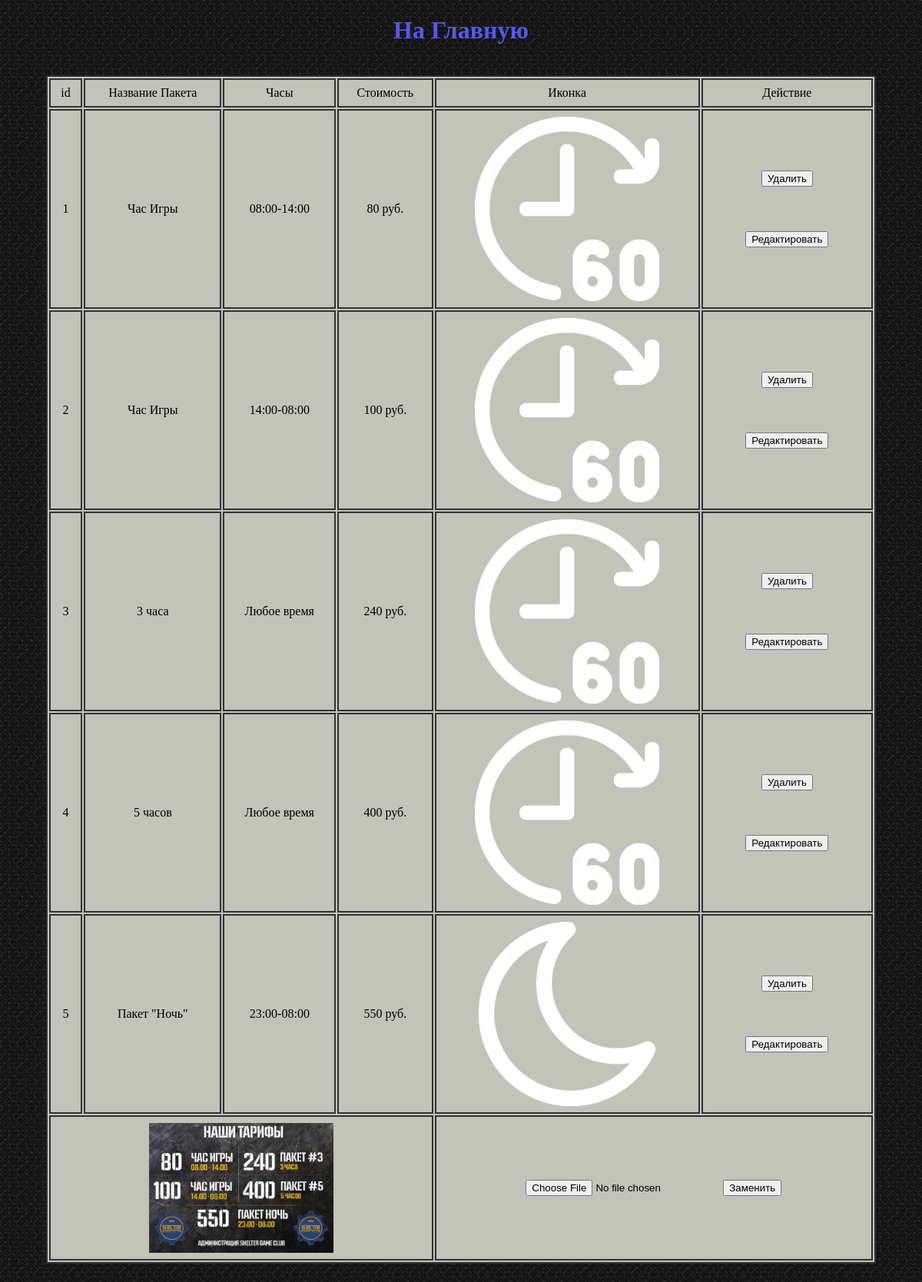
Screenshot of /Admin/adminSite/price/priceEditing.php with the database file from the repository.
### tables this page shows
CREATE TABLE `price` (
  `id` int(20) NOT NULL,
  `PackageName` text NOT NULL,
  `OpeningHours` text NOT NULL,
  `Cost` int(20) NOT NULL,
  `iconLink` text NOT NULL
);

CREATE TABLE `pricelist` (
  `id` int(20) NOT NULL,
  `imageLink` text NOT NULL
);

### Admin/adminSite/price/priceEditing.php (the view, shortened to what this page needs)
<?php
require_once '../../../Actions/dbConnecting.php';
$query = "SELECT * FROM price ";
$result = mysqli_query($link, $query) or die("Ошибка " . mysqli_error($link));
$priceDatas = array();
$k = mysqli_num_rows($result);
$d=0;
while ($d < $k) {
    $priceDatas[] = mysqli_fetch_array($result);
    $d++;
}
$query = "SELECT * FROM pricelist ";
$result = mysqli_query($link, $query) or die("Ошибка " . mysqli_error($link));
$priceListImageData = mysqli_fetch_array($result);
?>
<!DOCTYPE html PUBLIC "-//W3C//DTD XHTML 1.0 Transitional//EN"
        "http://www.w3.org/TR/xhtml1/DTD/xhtml1-transitional.dtd">
<html xmlns="http://www.w3.org/1999/xhtml">
    <head>
        <link rel="stylesheet" href="../../../CSS/game.css"/>
        <link rel="stylesheet" href="../../../CSS/admin.css"/>
    </head>
    <body>
        <a href="../../../index.php" class="main"><h1>На Главную</h1></a>
        <table>
            <tr>
                <td>id</td>
                <td>Название Пакета</td>
                <td>Часы</td>
                <td>Стоимость</td>
                <td>Иконка</td>
                <td>Действие</td>
            </tr>
            <?
            foreach ($priceDatas as $priceData) {
                ?>
                <tr>
                    <td><? echo $priceData['id']; ?></td>
                    <td><? echo $priceData['PackageName']; ?></td>
                    <td><? echo $priceData['OpeningHours']; ?></td>
                    <td><? echo $priceData['Cost']; ?> руб.</td>
                    <td><img src="../../../Image/priceList/<? echo $priceData['iconLink']; ?>" width="140px"></td>
                    <td>
                        <form action="phoneCostEditing.php" method="POST">
                            <input type="submit" value="Удалить">
                        </form><br>
                        <form action="phoneCostEditing.php" method="POST" enctype="multipart/form-data">
                            <input type="submit" value="Редактировать">
                        </form>
                    </td>
                </tr>
            <? } ?>
            <tr>
                <td colspan="4">
                    <img src="../../../Image/priceList/<? echo $priceListImageData['imageLink']?>" width="80%">
                </td>
                <td colspan="2">
                    <form action="replacePriceList.php" method="post" enctype="multipart/form-data">
                        <input type="file" name="inputfile">
                        <input type="submit" value="Заменить">
                    </form>
                </td>
            </tr>
        </table>
    </body>
</html>

### CSS/admin.css (style rules this page uses)
body { margin: 0; text-align: center; background-image: url("../Image/bg.png") ; }
table { width: 90%; margin: 40px 5%; background: #c2c3b9; border: 2px solid #333; color: #000000; }
td { text-align: center; border: 2px solid #333; padding: 8px; }
.main { text-decoration: none; color: #5558ef; margin-bottom: 10px; }
form { margin: 20px; }
table img { width: 240px; }

### rows the page displays
price: id "1", PackageName "Час Игры", OpeningHours "08:00-14:00", Cost "80", iconLink (picture)
price: id "2", PackageName "Час Игры", OpeningHours "14:00-08:00", Cost "100", iconLink (picture)
price: id "3", PackageName "3 часа", OpeningHours "Любое время", Cost "240", iconLink (picture)
price: id "4", PackageName "5 часов", OpeningHours "Любое время", Cost "400", iconLink (picture)
price: id "5", PackageName "Пакет \"Ночь\"", OpeningHours "23:00-08:00", Cost "550", iconLink (picture)
pricelist: imageLink (picture)
